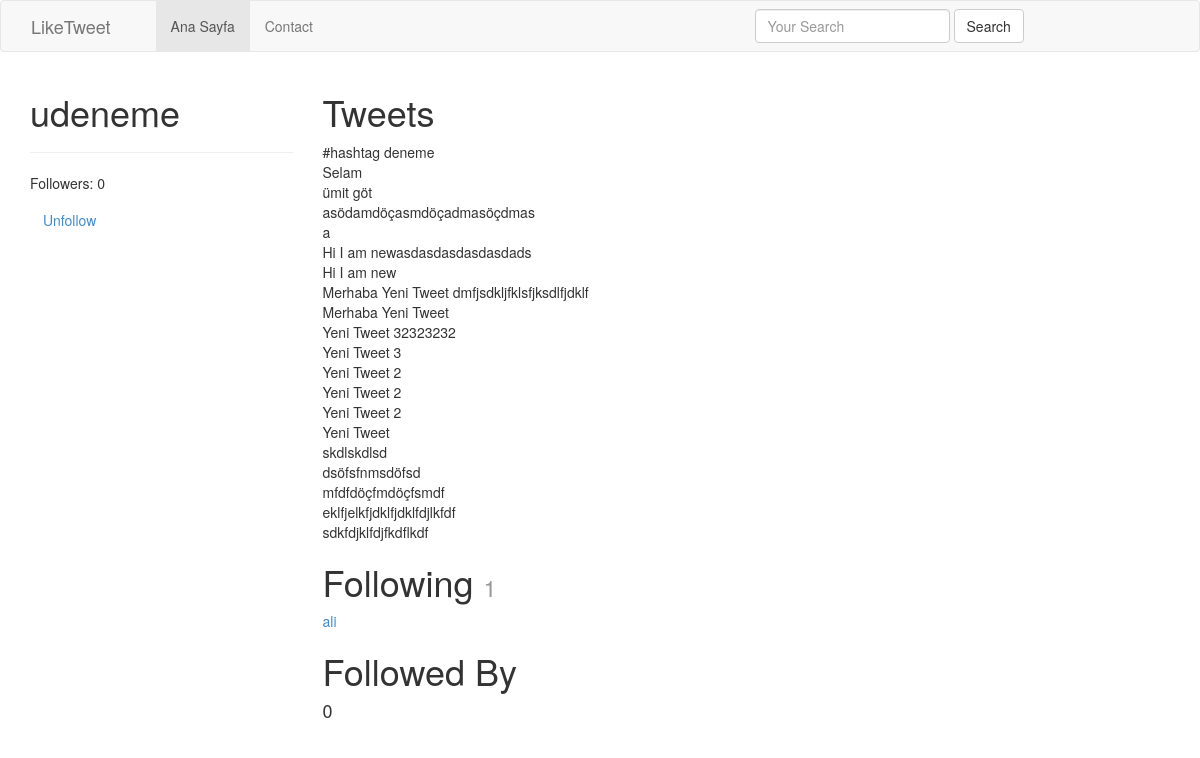
/udeneme/ (signed in), run on an earlier commit of the app's database.
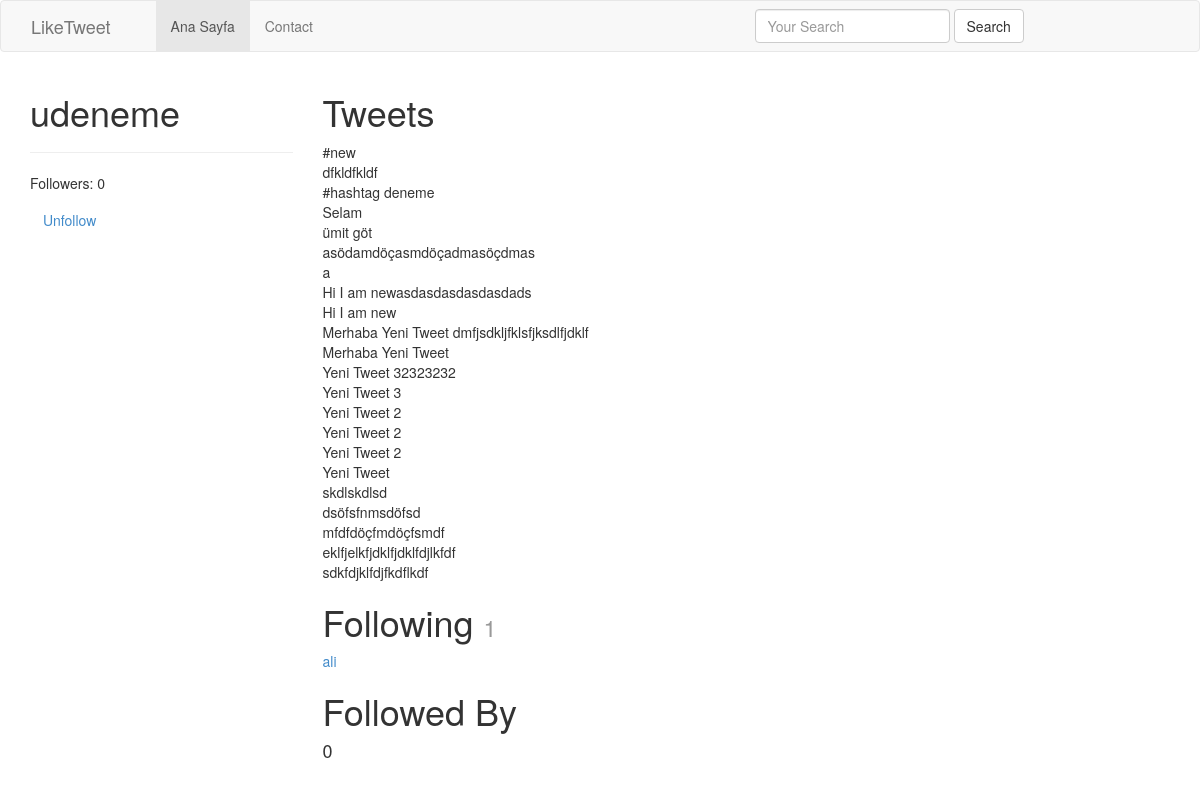
And on a later commit of the database.
### tweets/models.py (models this page shows, shortened)
class Tweet(models.Model):
	user 		= models.ForeignKey(settings.AUTH_USER_MODEL)
	content 	= models.CharField(max_length=140, validators=[validate_content])
	updated 	= models.DateTimeField(auto_now=True)
	timestamp 	= models.DateTimeField(auto_now_add=True)
	def __str__(self):
		return str(self.content)
	class Meta:
		ordering = ['-timestamp']

### accounts/views.py (the view)
# urls.py: url(r'^(?P<username>[\w.@+-]+)/$', UserDetailView.as_view(), name="detail"), #/tweet/1
class UserDetailView(DetailView):
	template_name = 'accounts/user_detail.html'
	queryset = User.objects.all()
	def get_object(self):
		return get_object_or_404(User, username__iexact=self.kwargs.get("username")) # ??
	def get_context_data(self, *args, **kwargs):
		context = super(UserDetailView, self).get_context_data(*args, **kwargs)
		following = UserProfile.objects.is_following(self.request.user, self.get_object())
		context['following'] = following
		return context

### accounts/models.py (called while the page is built)
	def all(self):
		qs = self.get_queryset().all()
		try:
			print(qs)
			if self.instance:
				qs = qs.exclude(user=self.instance)
				print(qs)
		except:
			pass
		return qs

	def is_following(self, user, followed_by_user):
		user_profile, created = UserProfile.objects.get_or_create(user=user)
		if created:
			return False
		if followed_by_user in user_profile.following.all():
			return True
		return False

	def __str__(self):
		return str(self.following.all().count())

	def get_following(self):
		users = self.following.all()
		return users.exclude(username=self.user.username)

	def get_follow_url(self):
		return reverse_lazy("profiles:follow", kwargs={"username":self.user.username})

### accounts/templates/accounts/user_detail.html (shortened to what this page needs)
{% extends "base.html" %}
{% block content %}
	<div class="row">
		<div class="col-sm-3 col-xs-12" >
			<h1>{{ object.username }}</h1>
			<hr>
			<p>Followers: {{ object.followed_by.all.count }}</p>
			<p> <a class="btn btn-link" href='{{ object.profile.get_follow_url }}'>
				{% if following %} Unfollow {% else %} Follow {% endif %}
				</a>
			</p>
		</div>
		<div class="col-sm-9 col-xs-12">
			<h1>Tweets</h1>
			{% for tweet in object.tweet_set.all %}
				{{ tweet }}<br>
			{% endfor %}
			<h1>Following <small>{{ object.profile.get_following.count }}</small></h1>
			{% for user in object.profile.get_following %}
				<a href="/{{ user.username }}">{{ user.username }}</a><br>
			{% empty %}
				<h4>0</h4>
			{% endfor %}
			<h1>Followed By</h1>
			{% for profile in object.followed_by.all %}
				<a href="/{{ profile.user.username }}">{{ profile.user.username }}</a><br>
			{% empty %}
				<h4>0</h4>
			{% endfor %}
		</div>
	</div>
{% endblock content %}

What changed in the data, as far as the page shows it:
added Tweet: content "#new"
added Tweet: content "dfkldfkldf"
